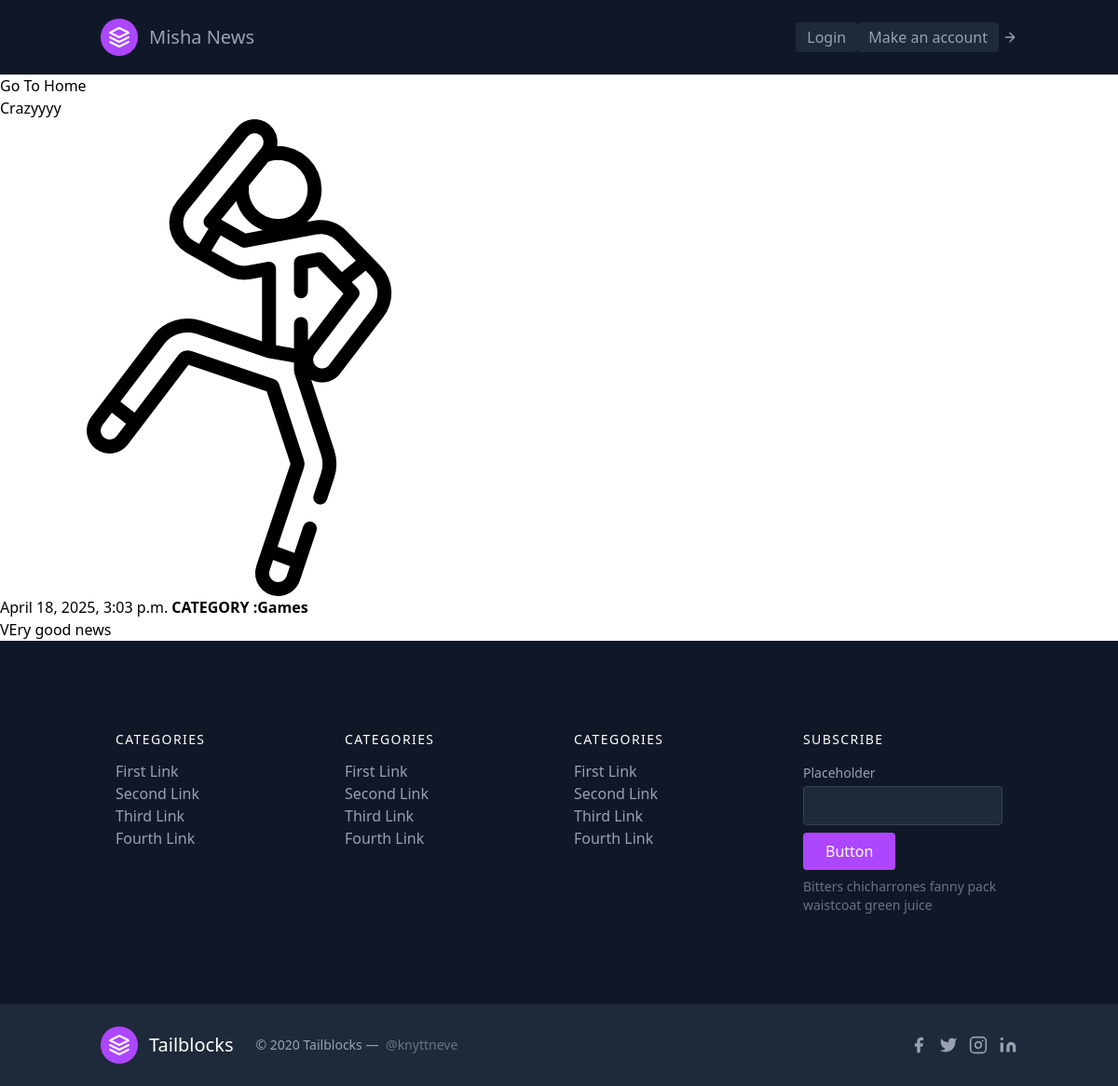
The app's page /detail/2 with its own data.
### Misha/models.py (models this page shows, shortened)
class News(models.Model):
    title = models.CharField(max_length=200)
    pub_date = models.DateTimeField(auto_now=True)
    text = models.TextField()
    image = models.ImageField(upload_to='news/images')
    category = models.ForeignKey(Category, on_delete=models.CASCADE)
    class Meta:
        verbose_name_plural='NEWS'
        verbose_name='NEW'

class Category(models.Model):
    name = models.CharField(max_length=200)
    class Meta:
        verbose_name='category'
    def __str__(self) -> str:
        return self.name

### Misha/views.py (the view)
# urls.py: path('detail/<int:id>',detail,name='dev'),
def detail(request,id):
    novost = get_object_or_404(News,id=id)
    context = {
        'novost':novost
    }
    return render(request,'detail.html',context)

### templates/detail.html
{%        extends 'base.html'                  %}
{%           block content                     %}
    <a href="{%  url 'home'  %}"> <input type="button" value="Go To Home">  </a>
    <h1>{{novost.title}}</h1>
    <img src="{{novost.image.url}}" alt="">
    <p>{{novost.pub_date}} <strong> CATEGORY :{{novost.category}}</strong></p>
    <p>{{novost.text}}</p>
{%   endblock                                  %}

### records on screen
News: title "Crazyyyy", image (picture), pub_date "April 18, 2025, 3:03 p.m.", category "Games", text "VEry good news"
